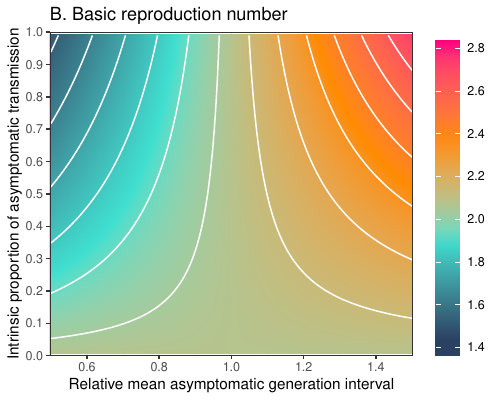

Generate this figure with R:
library(emdbook)
library(ggplot2); theme_set(theme_bw())

r <- 1/7
G_s <- 6
kappa_s <- 0.5
kappa_a <- 0.5

z <- seq(0.01, 0.99, by=0.005)
relG <- seq(0.5, 1.5, by=0.005)

R0 <- apply2d(
  function(x, y) {
    1/((1-x) * (1 + kappa_s * r * G_s)^(-1/kappa_s) + x * (1 + kappa_a * r * y * G_s)^(-1/kappa_a))
  }, 
  z,
  relG
)

figdata <- data.frame(
  R0=c(R0),
  z=rep(z, length(relG)),
  relG=rep(relG, each=length(z))
)

g0 <- ggplot(figdata) +
  geom_raster(aes(relG, z, fill=R0)) +
  geom_contour(aes(relG, z, z=R0), col="white") +
  scale_x_continuous("Relative mean asymptomatic generation interval", expand=c(0, 0),
                     breaks=3:7*2/10) +
  scale_y_continuous("Intrinsic proportion of asymptomatic transmission", expand=c(0, 0),
                     limits=c(0, 1),
                     breaks=0:10/10) +
  scale_fill_gradientn(colors=c("#2B4162", "#40E0D0", "#FF8C00", "#FF0080"),
                       limits=c(1.4, 2.8),
                       breaks=c(1.4, 1.6, 1.8, 2.0, 2.2, 2.4, 2.6, 2.8)) +
  ggtitle("B. Basic reproduction number") +
  theme(
    legend.title = element_blank(),
    legend.key.height = unit(1.6, "cm")
  )

ggsave("figheatmap_R0.pdf", g0, width=5, height=4)
